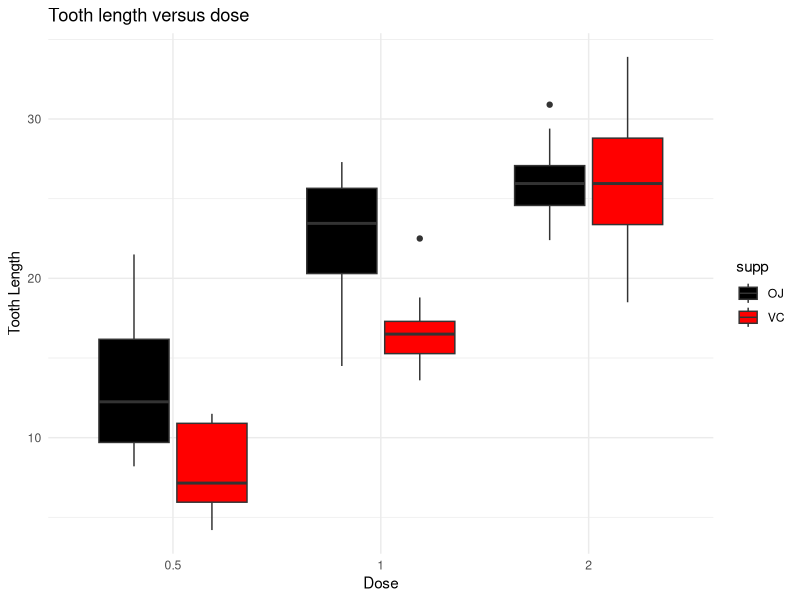

Generate this figure with R:
## ---- chunk 1
dothing<-function(x1,x2,x3)
  # {a1=max(x1,na.rm=TRUE)
  # a2=max(x2,na.rm=TRUE)
  # a3=max(x3,na.rm=TRUE)
  # a4=max(c(a1,a2,a3),na.rm=TRUE)
  {a1=min(x1,na.rm=TRUE)
  a2=min(x2,na.rm=TRUE)
  a3=min(x3,na.rm=TRUE)
  a4=min(c(a1,a2,a3),na.rm=TRUE)
  return(a4)}
## ---- chunk 2
set.seed(1) # Setting a seed for reproducibility
x1 <- runif(10)
x2 <- runif(10)
x3 <- runif(10)
dothing(x1,x2,x3)
## ---- chunk 3

## ---- chunk 4

## ---- chunk 5

## ---- chunk 6

## ---- chunk 7
library(ggplot2)
ggplot(ToothGrowth,aes(x=factor(dose),y=len))+geom_boxplot(aes(fill=supp),position="dodge2")+scale_fill_manual(values=c("black","red"))+xlab("Dose")+ylab("Tooth Length")+ggtitle("Tooth length versus dose")+theme_minimal()
